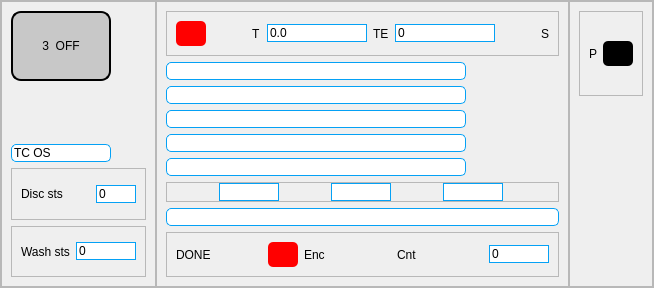
                 <widget class="QFrame" name="frame_31">
                  <property name="frameShape">
                   <enum>QFrame::StyledPanel</enum>
                  </property>
                  <property name="frameShadow">
                   <enum>QFrame::Raised</enum>
                  </property>
                  <layout class="QHBoxLayout" name="horizontalLayout_11">
                   <property name="spacing">
                    <number>0</number>
                   </property>
                   <property name="leftMargin">
                    <number>0</number>
                   </property>
                   <property name="topMargin">
                    <number>0</number>
                   </property>
                   <property name="rightMargin">
                    <number>0</number>
                   </property>
                   <property name="bottomMargin">
                    <number>0</number>
                   </property>
                   <item>
                    <widget class="QFrame" name="frame_32">
                     <property name="frameShape">
                      <enum>QFrame::StyledPanel</enum>
                     </property>
                     <property name="frameShadow">
                      <enum>QFrame::Raised</enum>
                     </property>
                     <layout class="QVBoxLayout" name="verticalLayout_21">
                      <item>
                       <widget class="QPushButton" name="off3">
                        <property name="minimumSize">
                         <size>
                          <width>0</width>
                          <height>70</height>
                         </size>
                        </property>
                        <property name="maximumSize">
                         <size>
                          <width>100</width>
                          <height>16777215</height>
                         </size>
                        </property>
                        <property name="styleSheet">
                         <string notr="true">background-color: rgb(200, 200, 200);
font: 12pt &quot;MS Shell Dlg 2&quot;;
border-radius: 10px;
border: 2px solid  #000000; </string>
                        </property>
                        <property name="text">
                         <string>3  OFF</string>
                        </property>
                       </widget>
                      </item>
                      <item>
                       <widget class="QPushButton" name="selection3">
                        <property name="maximumSize">
                         <size>
                          <width>100</width>
                          <height>100</height>
                         </size>
                        </property>
                        <property name="styleSheet">
                         <string notr="true">border-color: rgb(85, 255, 127);
border-radius: 10px;</string>
                        </property>
                        <property name="text">
                         <string/>
                        </property>
                        <property name="iconSize">
                         <size>
                          <width>100</width>
                          <height>90</height>
                         </size>
                        </property>
                       </widget>
                      </item>
                      <item>
                       <widget class="QLineEdit" name="lineEdit_33">
                        <property name="maximumSize">
                         <size>
                          <width>100</width>
                          <height>16777215</height>
                         </size>
                        </property>
                        <property name="styleSheet">
                         <string notr="true">border: 1px solid  rgb(5, 161, 245); 
background-color: rgb(255, 255, 255);
border-radius: 5px;</string>
                        </property>
                        <property name="text">
                         <string>TC OS</string>
                        </property>
                       </widget>
                      </item>
                      <item>
                       <widget class="QFrame" name="frame_101">
                        <property name="frameShape">
                         <enum>QFrame::StyledPanel</enum>
                        </property>
                        <property name="frameShadow">
                         <enum>QFrame::Raised</enum>
                        </property>
                        <layout class="QHBoxLayout" name="horizontalLayout_73">
                         <item>
                          <widget class="QLabel" name="label_30">
                           <property name="styleSheet">
                            <string notr="true">font: 11pt &quot;MS Shell Dlg 2&quot;;</string>
                           </property>
                           <property name="text">
                            <string>Disc sts</string>
                           </property>
                          </widget>
                         </item>
                         <item>
                          <widget class="QLineEdit" name="lineEdit_103">
                           <property name="maximumSize">
                            <size>
                             <width>40</width>
                             <height>16777215</height>
                            </size>
                           </property>
                           <property name="styleSheet">
                            <string notr="true">border: 1px solid  rgb(5, 161, 245); 
background-color: rgb(255, 255, 255);</string>
                           </property>
                           <property name="text">
                            <string>0</string>
                           </property>
                           <property name="readOnly">
                            <bool>true</bool>
                           </property>
                          </widget>
                         </item>
                        </layout>
                       </widget>
                      </item>
                      <item>
                       <widget class="QFrame" name="frame_100">
                        <property name="frameShape">
                         <enum>QFrame::StyledPanel</enum>
                        </property>
                        <property name="frameShadow">
                         <enum>QFrame::Raised</enum>
                        </property>
                        <layout class="QHBoxLayout" name="horizontalLayout_74">
                         <item>
                          <widget class="QLabel" name="label_33">
                           <property name="styleSheet">
                            <string notr="true">font: 11pt &quot;MS Shell Dlg 2&quot;;</string>
                           </property>
                           <property name="text">
                            <string>Wash sts</string>
                           </property>
                          </widget>
                         </item>
                         <item>
                          <widget class="QLineEdit" name="lineEdit_104">
                           <property name="maximumSize">
                            <size>
                             <width>60</width>
                             <height>16777215</height>
                            </size>
                           </property>
                           <property name="styleSheet">
                            <string notr="true">border: 1px solid  rgb(5, 161, 245); 
background-color: rgb(255, 255, 255);</string>
                           </property>
                           <property name="text">
                            <string>0</string>
                           </property>
                          </widget>
                         </item>
                        </layout>
                       </widget>
                      </item>
                     </layout>
                    </widget>
                   </item>
                   <item>
                    <widget class="QFrame" name="frame_33">
                     <property name="frameShape">
                      <enum>QFrame::StyledPanel</enum>
                     </property>
                     <property name="frameShadow">
                      <enum>QFrame::Raised</enum>
                     </property>
                     <layout class="QVBoxLayout" name="verticalLayout_10">
                      <property name="spacing">
                       <number>6</number>
                      </property>
                      <item>
                       <widget class="QFrame" name="frame_47">
                        <property name="frameShape">
                         <enum>QFrame::StyledPanel</enum>
                        </property>
                        <property name="frameShadow">
                         <enum>QFrame::Raised</enum>
                        </property>
                        <layout class="QHBoxLayout" name="horizontalLayout_23">
                         <item>
                          <widget class="QPushButton" name="red3">
                           <property name="minimumSize">
                            <size>
                             <width>0</width>
                             <height>25</height>
                            </size>
                           </property>
                           <property name="maximumSize">
                            <size>
                             <width>30</width>
                             <height>16777215</height>
                            </size>
                           </property>
                           <property name="styleSheet">
                            <string notr="true">background-color: rgb(0, 0, 0);
background-color: rgb(255, 0, 0);
border-radius: 5px;</string>
                           </property>
                           <property name="text">
                            <string/>
                           </property>
                          </widget>
                         </item>
                         <item>
                          <spacer name="horizontalSpacer_33">
                           <property name="orientation">
                            <enum>Qt::Horizontal</enum>
                           </property>
                           <property name="sizeHint" stdset="0">
                            <size>
                             <width>40</width>
                             <height>20</height>
                            </size>
                           </property>
                          </spacer>
                         </item>
                         <item>
                          <widget class="QLabel" name="label_36">
                           <property name="styleSheet">
                            <string notr="true">font: 11pt &quot;MS Shell Dlg 2&quot;;</string>
                           </property>
                           <property name="text">
                            <string>T</string>
                           </property>
                          </widget>
                         </item>
                         <item>
                          <widget class="QLineEdit" name="lineEdit_42">
                           <property name="maximumSize">
                            <size>
                             <width>100</width>
                             <height>16777215</height>
                            </size>
                           </property>
                           <property name="styleSheet">
                            <string notr="true">border: 1px solid  rgb(5, 161, 245); 
background-color: rgb(255, 255, 255);</string>
                           </property>
                           <property name="text">
                            <string>0.0</string>
                           </property>
                           <property name="readOnly">
                            <bool>true</bool>
                           </property>
                          </widget>
                         </item>
                         <item>
                          <widget class="QLabel" name="label_37">
                           <property name="styleSheet">
                            <string notr="true">font: 11pt &quot;MS Shell Dlg 2&quot;;</string>
                           </property>
                           <property name="text">
                            <string>TE</string>
                           </property>
                          </widget>
                         </item>
                         <item>
                          <widget class="QLineEdit" name="te3">
                           <property name="maximumSize">
                            <size>
                             <width>100</width>
                             <height>16777215</height>
                            </size>
                           </property>
                           <property name="styleSheet">
                            <string notr="true">border: 1px solid  rgb(5, 161, 245); 
background-color: rgb(255, 255, 255);</string>
                           </property>
                           <property name="text">
                            <string>0</string>
                           </property>
                           <property name="readOnly">
                            <bool>true</bool>
                           </property>
                          </widget>
                         </item>
                         <item>
                          <spacer name="horizontalSpacer_34">
                           <property name="orientation">
                            <enum>Qt::Horizontal</enum>
                           </property>
                           <property name="sizeHint" stdset="0">
                            <size>
                             <width>40</width>
                             <height>20</height>
                            </size>
                           </property>
                          </spacer>
                         </item>
                         <item>
                          <widget class="QLabel" name="label_128">
                           <property name="minimumSize">
                            <size>
                             <width>0</width>
                             <height>0</height>
                            </size>
                           </property>
                           <property name="styleSheet">
                            <string notr="true">font: 11pt &quot;MS Shell Dlg 2&quot;;
font: 11pt &quot;MS Shell Dlg 2&quot;;</string>
                           </property>
                           <property name="text">
                            <string>S</string>
                           </property>
                          </widget>
                         </item>
                        </layout>
                       </widget>
                      </item>
                      <item>
                       <widget class="QLineEdit" name="lineEdit_29">
                        <property name="maximumSize">
                         <size>
                          <width>300</width>
                          <height>16777215</height>
                         </size>
                        </property>
                        <property name="styleSheet">
                         <string notr="true">border: 1px solid  rgb(5, 161, 245); 
background-color: rgb(255, 255, 255);
border-radius: 5px;</string>
                        </property>
                        <property name="readOnly">
                         <bool>true</bool>
                        </property>
                       </widget>
                      </item>
                      <item>
                       <widget class="QLineEdit" name="lineEdit_12">
                        <property name="maximumSize">
                         <size>
                          <width>300</width>
                          <height>16777215</height>
                         </size>
                        </property>
                        <property name="styleSheet">
                         <string notr="true">border: 1px solid  rgb(5, 161, 245); 
background-color: rgb(255, 255, 255);
border-radius: 5px;</string>
                        </property>
                        <property name="readOnly">
                         <bool>true</bool>
                        </property>
                       </widget>
                      </item>
                      <item>
                       <widget class="QLineEdit" name="lineEdit_24">
                        <property name="maximumSize">
                         <size>
                          <width>300</width>
                          <height>16777215</height>
                         </size>
                        </property>
                        <property name="styleSheet">
                         <string notr="true">border: 1px solid  rgb(5, 161, 245); 
background-color: rgb(255, 255, 255);
border-radius: 5px;</string>
                        </property>
                        <property name="readOnly">
                         <bool>true</bool>
                        </property>
                       </widget>
                      </item>
                      <item>
                       <widget class="QLineEdit" name="lineEdit_25">
                        <property name="maximumSize">
                         <size>
                          <width>300</width>
                          <height>16777215</height>
                         </size>
                        </property>
                        <property name="styleSheet">
                         <string notr="true">border: 1px solid  rgb(5, 161, 245); 
background-color: rgb(255, 255, 255);
border-radius: 5px;</string>
                        </property>
                        <property name="readOnly">
                         <bool>true</bool>
                        </property>
                       </widget>
                      </item>
                      <item>
                       <widget class="QLineEdit" name="lineEdit_26">
                        <property name="maximumSize">
                         <size>
                          <width>300</width>
                          <height>16777215</height>
                         </size>
                        </property>
                        <property name="styleSheet">
                         <string notr="true">border: 1px solid  rgb(5, 161, 245); 
background-color: rgb(255, 255, 255);
border-radius: 5px;</string>
                        </property>
                        <property name="readOnly">
                         <bool>true</bool>
                        </property>
                       </widget>
                      </item>
                      <item>
                       <widget class="QFrame" name="frame_54">
                        <property name="frameShape">
                         <enum>QFrame::StyledPanel</enum>
                        </property>
                        <property name="frameShadow">
                         <enum>QFrame::Raised</enum>
                        </property>
                        <layout class="QHBoxLayout" name="horizontalLayout_29">
                         <property name="spacing">
                          <number>0</number>
                         </property>
                         <property name="leftMargin">
                          <number>0</number>
                         </property>
                         <property name="topMargin">
                          <number>0</number>
                         </property>
                         <property name="rightMargin">
                          <number>0</number>
                         </property>
                         <property name="bottomMargin">
                          <number>0</number>
                         </property>
                         <item>
                          <widget class="QLineEdit" name="lineEdit_48">
                           <property name="maximumSize">
                            <size>
                             <width>60</width>
                             <height>16777215</height>
                            </size>
                           </property>
                           <property name="styleSheet">
                            <string notr="true">border: 1px solid  rgb(5, 161, 245); 
background-color: rgb(255, 255, 255);</string>
                           </property>
                           <property name="readOnly">
                            <bool>true</bool>
                           </property>
                          </widget>
                         </item>
                         <item>
                          <widget class="QLineEdit" name="lineEdit_49">
                           <property name="maximumSize">
                            <size>
                             <width>60</width>
                             <height>16777215</height>
                            </size>
                           </property>
                           <property name="styleSheet">
                            <string notr="true">border: 1px solid  rgb(5, 161, 245); 
background-color: rgb(255, 255, 255);</string>
                           </property>
                           <property name="readOnly">
                            <bool>true</bool>
                           </property>
                          </widget>
                         </item>
                         <item>
                          <widget class="QLineEdit" name="lineEdit_50">
                           <property name="maximumSize">
                            <size>
                             <width>60</width>
                             <height>16777215</height>
                            </size>
                           </property>
                           <property name="styleSheet">
                            <string notr="true">border: 1px solid  rgb(5, 161, 245); 
background-color: rgb(255, 255, 255);</string>
                           </property>
                           <property name="readOnly">
                            <bool>true</bool>
                           </property>
                          </widget>
                         </item>
                        </layout>
                       </widget>
                      </item>
                      <item alignment="Qt::AlignVCenter">
                       <widget class="QLineEdit" name="lineEdit_39">
                        <property name="minimumSize">
                         <size>
                          <width>0</width>
                          <height>0</height>
                         </size>
                        </property>
                        <property name="maximumSize">
                         <size>
                          <width>16777215</width>
                          <height>16777215</height>
                         </size>
                        </property>
                        <property name="styleSheet">
                         <string notr="true">border: 1px solid  rgb(5, 161, 245); 
border-radius: 5px;
background-color: rgb(255, 255, 255);</string>
                        </property>
                        <property name="readOnly">
                         <bool>true</bool>
                        </property>
                       </widget>
                      </item>
                      <item>
                       <widget class="QFrame" name="frame_55">
                        <property name="frameShape">
                         <enum>QFrame::StyledPanel</enum>
                        </property>
                        <property name="frameShadow">
                         <enum>QFrame::Raised</enum>
                        </property>
                        <layout class="QHBoxLayout" name="horizontalLayout_32">
                         <item>
                          <widget class="QLabel" name="label_46">
                           <property name="styleSheet">
                            <string notr="true">font: 11pt &quot;MS Shell Dlg 2&quot;;</string>
                           </property>
                           <property name="text">
                            <string>DONE</string>
                           </property>
                          </widget>
                         </item>
                         <item>
                          <widget class="QPushButton" name="pushButton_82">
                           <property name="minimumSize">
                            <size>
                             <width>0</width>
                             <height>25</height>
                            </size>
                           </property>
                           <property name="maximumSize">
                            <size>
                             <width>30</width>
                             <height>16777215</height>
                            </size>
                           </property>
                           <property name="styleSheet">
                            <string notr="true">background-color: rgb(0, 0, 0);
background-color: rgb(255, 0, 0);
border-radius: 5px;</string>
                           </property>
                           <property name="text">
                            <string/>
                           </property>
                          </widget>
                         </item>
                         <item>
                          <widget class="QLabel" name="label_47">
                           <property name="styleSheet">
                            <string notr="true">font: 11pt &quot;MS Shell Dlg 2&quot;;</string>
                           </property>
                           <property name="text">
                            <string>Enc</string>
                           </property>
                          </widget>
                         </item>
                         <item>
                          <widget class="QLabel" name="label_48">
                           <property name="styleSheet">
                            <string notr="true">font: 11pt &quot;MS Shell Dlg 2&quot;;</string>
                           </property>
                           <property name="text">
                            <string>Cnt</string>
                           </property>
                          </widget>
                         </item>
                         <item>
                          <widget class="QLineEdit" name="lineEdit_61">
                           <property name="maximumSize">
                            <size>
                             <width>60</width>
                             <height>16777215</height>
                            </size>
                           </property>
                           <property name="styleSheet">
                            <string notr="true">border: 1px solid  rgb(5, 161, 245); 
background-color: rgb(255, 255, 255);</string>
                           </property>
                           <property name="text">
                            <string>0</string>
                           </property>
                          </widget>
                         </item>
                        </layout>
                       </widget>
                      </item>
                     </layout>
                    </widget>
                   </item>
                   <item>
                    <widget class="QFrame" name="frame_43">
                     <property name="frameShape">
                      <enum>QFrame::StyledPanel</enum>
                     </property>
                     <property name="frameShadow">
                      <enum>QFrame::Raised</enum>
                     </property>
                     <layout class="QVBoxLayout" name="verticalLayout_20">
                      <item>
                       <widget class="QFrame" name="frame_89">
                        <property name="frameShape">
                         <enum>QFrame::StyledPanel</enum>
                        </property>
                        <property name="frameShadow">
                         <enum>QFrame::Raised</enum>
                        </property>
                        <layout class="QHBoxLayout" name="horizontalLayout_63">
                         <item>
                          <widget class="QLabel" name="label_130">
                           <property name="styleSheet">
                            <string notr="true">font: 11pt &quot;MS Shell Dlg 2&quot;;</string>
                           </property>
                           <property name="text">
                            <string>P</string>
                           </property>
                          </widget>
                         </item>
                         <item>
                          <widget class="QPushButton" name="pushButton_72">
                           <property name="minimumSize">
                            <size>
                             <width>0</width>
                             <height>25</height>
                            </size>
                           </property>
                           <property name="maximumSize">
                            <size>
                             <width>30</width>
                             <height>16777215</height>
                            </size>
                           </property>
                           <property name="styleSheet">
                            <string notr="true">background-color: rgb(0, 0, 0);

border-radius: 5px;</string>
                           </property>
                           <property name="text">
                            <string/>
                           </property>
                          </widget>
                         </item>
                        </layout>
                       </widget>
                      </item>
                      <item>
                       <widget class="QPushButton" name="complete3">
                        <property name="maximumSize">
                         <size>
                          <width>100</width>
                          <height>100</height>
                         </size>
                        </property>
                        <property name="styleSheet">
                         <string notr="true">border-color: rgb(85, 255, 127);
border-radius: 10px;</string>
                        </property>
                        <property name="text">
                         <string/>
                        </property>
                        <property name="iconSize">
                         <size>
                          <width>100</width>
                          <height>100</height>
                         </size>
                        </property>
                       </widget>
                      </item>
                      <item>
                       <widget class="QPushButton" name="ipad3">
                        <property name="maximumSize">
                         <size>
                          <width>100</width>
                          <height>100</height>
                         </size>
                        </property>
                        <property name="styleSheet">
                         <string notr="true">border-color: rgb(85, 255, 127);
border-radius: 10px;</string>
                        </property>
                        <property name="text">
                         <string/>
                        </property>
                        <property name="iconSize">
                         <size>
                          <width>80</width>
                          <height>80</height>
                         </size>
                        </property>
                       </widget>
                      </item>
                     </layout>
                    </widget>
                   </item>
                  </layout>
                 </widget>
